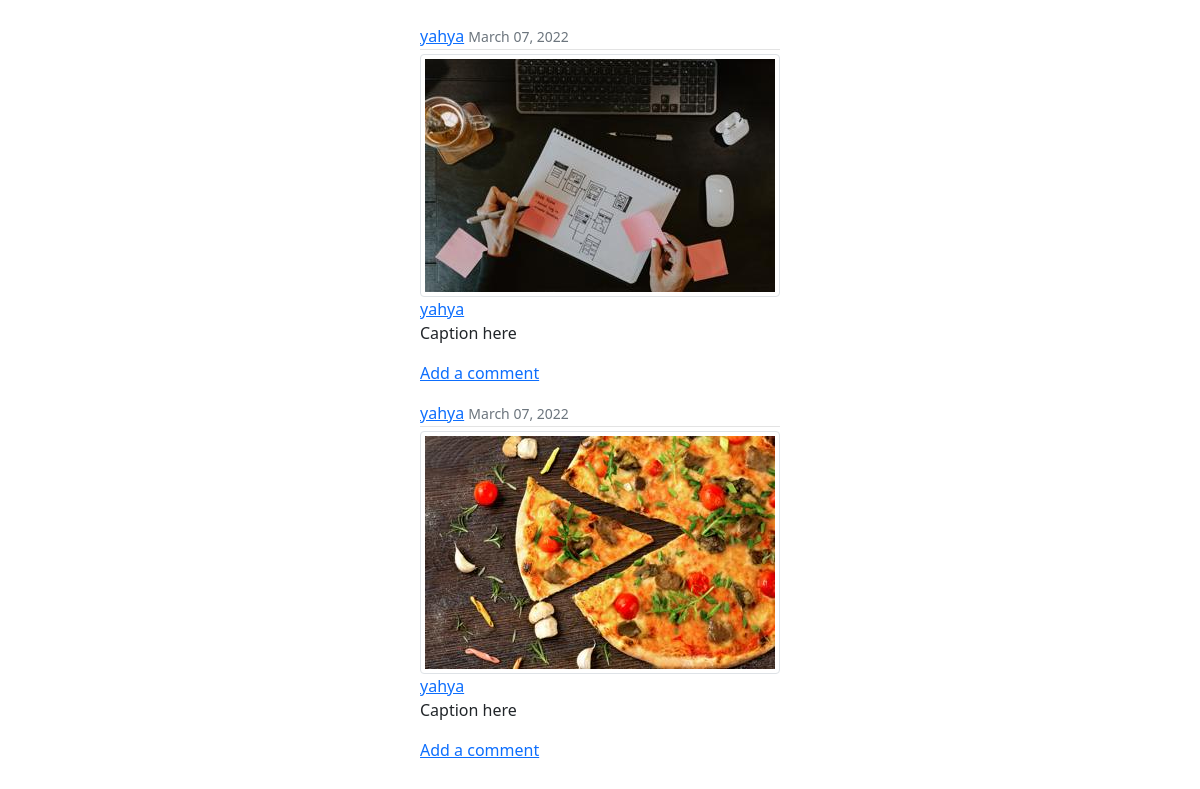
Before: /home/ with the older database file.
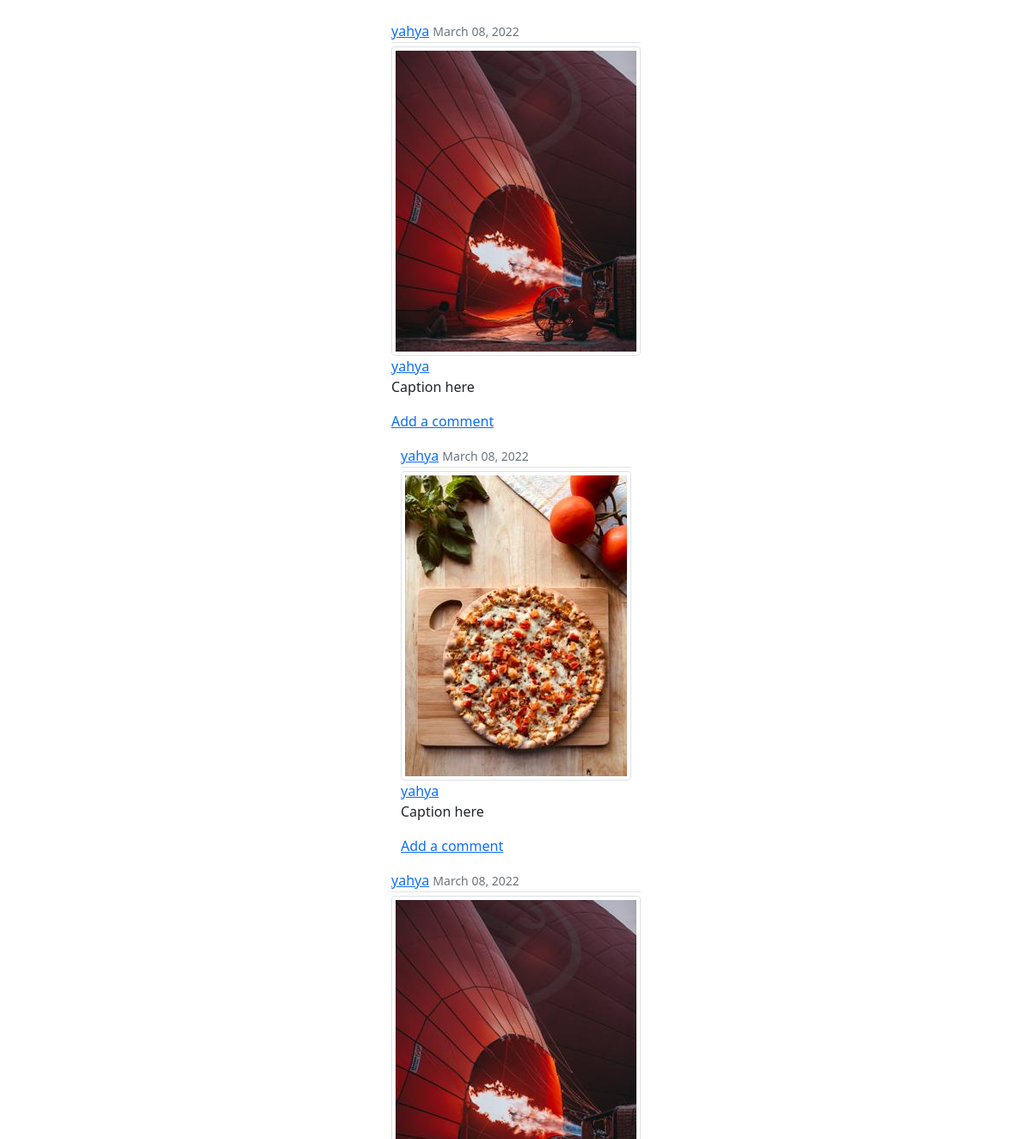
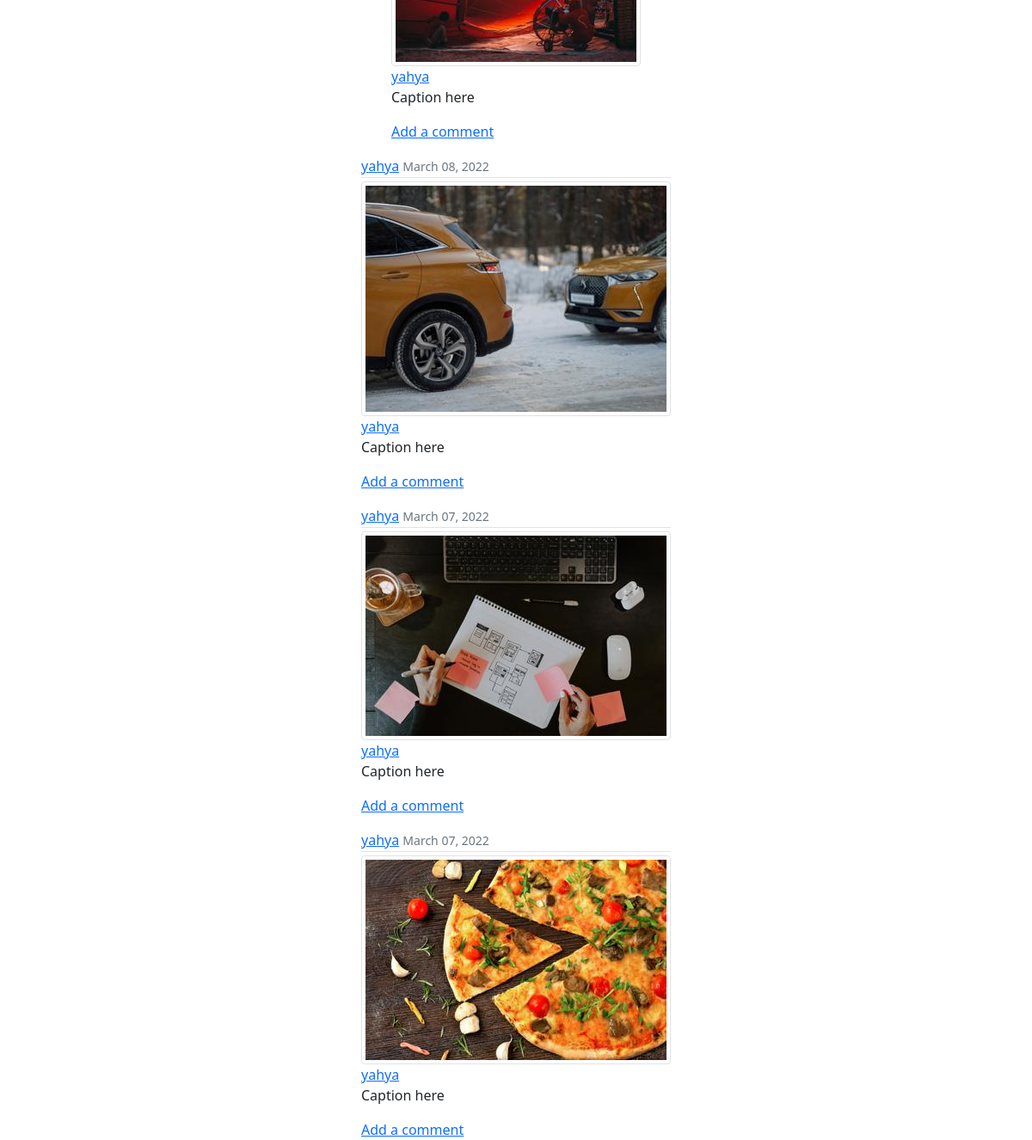
After: the same page with the newer database file (2 pictures, top to bottom).
### photos/models.py (models this page shows, shortened)
class Photo(models.Model):
    img = models.ImageField(upload_to='images')
    caption = models.CharField(max_length=250, default='Caption here')
    date_posted = models.DateTimeField(default=timezone.now)
    owner = models.ForeignKey(User, on_delete=models.CASCADE)

### photos/views.py (the view)
# urls.py: path('home/', PhotoListView.as_view(), name='home-page'),
class PhotoListView(ListView):
    model = Photo
    ordering = ['-date_posted']

### photos/templates/photos/photo_list.html
{% extends 'photos/base.html' %}
{% block content %}
    {% for post in object_list %}
        <article class="media register-section mt-3">
            <div class="media-body">
                <div class="article-metadata">
                    <a class="mr-2" href="{% url 'user-posts' post.owner %}">{{ post.owner }}</a>
                    <small class="text-muted">{{ post.date_posted|date:'F d, Y' }}</small>
                </div>
                <a href="{% url 'photo-detail' post.id %}">
                    <img class="img-thumbnail article-img" src="{{ post.img.url }}" >
                </a>
                <div>
                    <a class="mr-2" href="#">{{ post.owner }}</a>
                    <p class="article-content">{{ post.caption }}</p>
                    <a href="#">Add a comment</a>
                </div>
            </div>
        </article>
    {% endfor %}
{% endblock %}

### photos/templates/photos/base.html (shortened to what this page needs)
{% load static %}
<!DOCTYPE html>
<html lang="en">
<head>
    <link href="https://cdn.jsdelivr.net/npm/bootstrap@5.0.2/dist/css/bootstrap.min.css" rel="stylesheet">
    <link rel="stylesheet" href="{% static 'photos/main.css' %}">
</head>
<body>
    {% block content %}{% endblock %}
</body>
</html>

### photos/static/photos/main.css (style rules this page uses)
.register-section { display: grid; place-items: center; }
.article-metadata { padding-bottom: 1px; margin-bottom: 4px; border-bottom: 1px solid #e3e3e3 }

Changed rows visible on the page:
added Photo: owner "yahya", date_posted "March 08, 2022", img (picture), caption "Caption here"
added Photo: owner "yahya", date_posted "March 08, 2022", img (picture), caption "Caption here"
added Photo: owner "yahya", date_posted "March 08, 2022", img (picture), caption "Caption here"
added Photo: owner "yahya", date_posted "March 08, 2022", img (picture), caption "Caption here"
